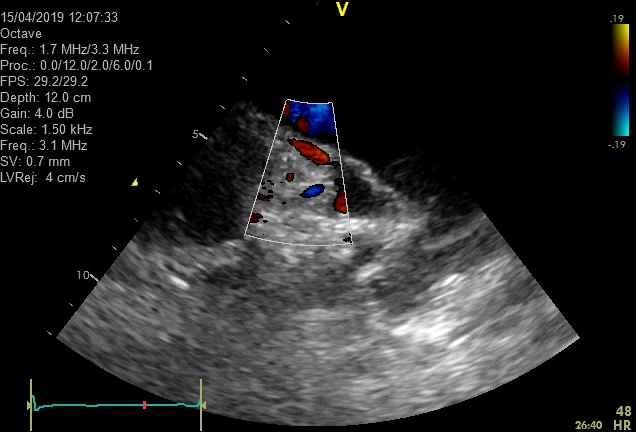
#> input picture us_data/frame23.jpg, 636 x 432 px
$ python colorVessel_v1.py
#> lines starting #> are read from the running program, lines starting #| are printed output that depends on the picture; after the words box and inside, x2 and y2 are one past the last pixel; in counts of white or black regions, pixels touching at a corner belong together
#> the answer given: us_data/frame23.jpg
#> further down, image is the input picture: shape (432, 636, 3); mean B, G, R 38, 37.8, 37.8
# import the necessary packages
from __future__ import print_function
from __future__ import division
import argparse
import cv2
import numpy as np
import os
from matplotlib import pyplot as plt
from mpl_toolkits.mplot3d import Axes3D
from matplotlib import cm
from matplotlib import colors
from sklearn.cluster import MeanShift, estimate_bandwidth
from itertools import compress
import math
import glob
import pandas as pd
import re
from tkinter import Tk
from tkinter.filedialog import askopenfilename

def pullScale(img, y = 50, h = 300, x = 0, w =300):
    # crop image scale
    # y,h,x,w = 50, 300, 0, 300
#> called with y = 50, h = 300, x = 0, w = 300
    imageSc = img[y:y+h, x:x+w]
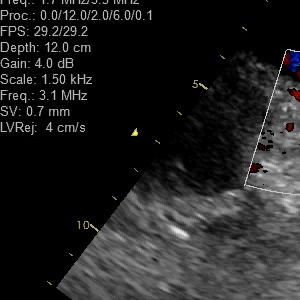
#> imageSc: shape (300, 300, 3); mean B, G, R 33.4, 33.3, 33.5
    # plt.imshow(imageSc)
    # extract ultrasound scale
    rows,cols, x = imageSc.shape
#> rows = 300; cols = 300; x = 3
    M = cv2.getRotationMatrix2D((cols/2,rows/2),37,1)
    dst = cv2.warpAffine(img,M,(cols,rows))
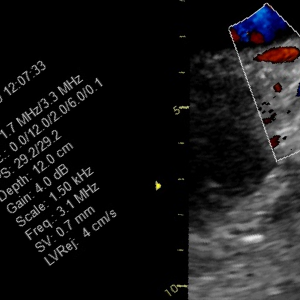
#> dst: shape (300, 300, 3); mean B, G, R 24.9, 23.9, 24.4
    y,h,x,w = 0, 300, 150, 50
    dstTest = dst[y:y+h, x:x+w]
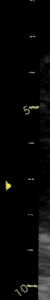
#> dstTest: shape (300, 50, 3); mean B, G, R 7, 7.5, 7.5
    y,h,x,w = 0, 300, 179, 8
    dst = dst[y:y+h, x:x+w]
    #plt.imshow(dst)
    # canny edge detection on scale
    dst_g=cv2.cvtColor(dst,cv2.COLOR_BGR2GRAY)
    edges = cv2.Canny(dst_g,50,150,apertureSize = 3)
    #plt.imshow(edges)
    #plt.savefig('cannyScale.png', dpi = 300)
    # pull scale x-y values
    value = edges.flatten()
#> value = 2400 values, max 255 at index 0, min 0 at index 2, mean 11.05
    y,x = np.indices(edges.shape).reshape(-1,len(value))
#> y = 2400 values from 0 to 299; x = 2400 values, max 7 at index 7, min 0 at index 0, mean 3.5
    x = x.astype(float); y = y.astype(float)
    for i in range(0,len(value)):
        if value[i] == 0:
            y[i] = np.nan
            x[i] = np.nan
    x = x[np.logical_not(np.isnan(x))]
#> x = 104 values, max 7 at index 43, min 0 at index 0, mean 2.62
    y = y[np.logical_not(np.isnan(y))]
#> y = 104 values from 0 to 287
    # cluster y values to find tick values
    Y = list(zip(y,np.zeros(len(y))))
#> Y = 104 pairs, first value 0 to 287, second value 0 to 0
    bandwidth = estimate_bandwidth(Y, quantile=0.1)
#> bandwidth = 11.01
    ms = MeanShift(bandwidth=bandwidth, bin_seeding=True)
    ms.fit(Y)
    labels = ms.labels_
#> labels = 104 values, max 8 at index 0, min 0 at index 36, mean 3.06
    cluster_centers = ms.cluster_centers_
#> cluster_centers = [[107.9, 0], [36, 0], [285.8, 0], [72, 0], [249.9, 0], [178.8, 0], [142.9, 0], [214.1, 0], [0.429, 0]]
    labels_unique = np.unique(labels)
#> labels_unique = [0, 1, 2, 3, 4, 5, 6, 7, 8]
    n_clusters_ = len(labels_unique)
#> n_clusters_ = 9
    # get and sort mean tick pixel values
    ticks = []
    for k in range(n_clusters_):
        my_members = labels == k
        ticks.append(np.mean(np.array(list(compress(Y, my_members)))[:,0]))
#> after the loop, ticks = [107.9, 36, 285.8, 72, 249.9, 178.8, 142.9, 214.1, 0.429]
    ticks = np.array(ticks)
    ticks = np.sort(ticks)
#> ticks = [0.429, 36, 72, 107.9, 142.9, 178.8, 214.1, 249.9, 285.8]
    # show predicted scale
    # plt.imshow(dstTest)
    # plt.hlines(ticks, xmin = 0, xmax = 20, color = 'white')
    # calculate mean difference between scales
    diffs = []
    for i in range(len(ticks)-1):
            diffs.append(ticks[i+1] - ticks[i])
#> this loop made 8 passes
#> after the loop, diffs = [35.57, 36, 35.9, 34.97, 35.88, 35.39, 35.76, 35.9]
    pixelPerCm = np.mean(diffs)
#> pixelPerCm = 35.67
    return pixelPerCm

# plot HSV spread on 3D plot
# [117 lines left out: functions hsvPlot, filterIm, cannyMain, angleRot, rotMain, flatMain and 3 more, not called in this run]

drawing = False # true if mouse is pressed
mode = True # if True, draw rectangle. Press 'm' to toggle to curve
ix,iy = -1,-1
x_, y_ = 0,0
# now let's initialize the list of reference point

# [18 lines left out: function shape_selection, not called in this run]

# construct the argument parser and parse the arguments
#ap = argparse.ArgumentParser()
#ap.add_argument("-i", "--image", required=True, help="Path to the image")
#args = vars(ap.parse_args())

# load the image, clone it, and setup the mouse callback function
Tk().withdraw() # we don't want a full GUI, so keep the root window from appearing
filename = askopenfilename(filetypes=[("JPG", "*.jpg"), ("PNG", "*.png"), ("All files", "*")]) # show an "Open" dialog box and return the path to the selected file
image = cv2.imread(filename)
clone = image.copy()
pxPerCm = pullScale(image)
#> pxPerCm = 35.67

def cropper(image):
    global cropping, mode, ix,iy,drawing,mode,x_,y_, r
    # keep looping until the 'q' key is pressed
    # initialize the list of reference points and boolean indicating
    # whether cropping is being performed or not
    temp_img = np.copy(image)
    #img = np.zeros((512,512,3), np.uint8)
    cv2.namedWindow("image", cv2.WINDOW_NORMAL)
    cv2.resizeWindow('image', 1200,1200)
    cv2.setMouseCallback("image", shape_selection)
    while (1):
        # display the image and wait for a keypress
        cv2.imshow("image", image)
        if not cv2.EVENT_MOUSEMOVE:
            copy = image.copy()
            # print('x_: , y_ : '.format(x_,y_))
            # print(x_)
            if mode == True:
                cv2.rectangle(copy,(ix,iy),(x_,y_),(0,255,0),1)
#> copy: shape (432, 636, 3); under 0.01% of pixels changed, all inside (x1, y1, x2, y2) = (0, 0, 1, 1)
                cv2.imshow('image',copy)
            else:
                cv2.circle(copy,(x_,y_),r,(0,0,255),1)
                cv2.imshow('image',copy)

        key = cv2.waitKey(1) & 0xFF
#> (key Esc is pressed here)

        # if the 'r' key is pressed, reset the cropping region
        if key == ord("r"):
            image = clone.copy()

        if key == ord('m'):
            mode = not mode

        # if the 'c' key is pressed, break from the loop
        elif key == ord("c"):
            break

    # if there are two reference points, then crop the region of interest
    # from teh image and display it


    roi = clone[iy:y_, ix:x_]
    cv2.namedWindow("ROI", cv2.WINDOW_NORMAL)
    cv2.resizeWindow('ROI', 300,300)
    cv2.imshow("ROI", roi)
    cv2.waitKey(0)
    return roi

drawing = False; ix,iy = -1,-1; x_, y_ = 0,0; cropping = False
roi = cropper(image)
roi = filterIm(roi)
hsvPlot(roi)

cv2.namedWindow("HSV", cv2.WINDOW_NORMAL)
cv2.moveWindow("HSV", 0,0)
cv2.resizeWindow('HSV', 600,600)
hsv = cv2.imread('hsv_image.png')
cv2.imshow("HSV", hsv)
#cv2.waitKey(0)

def callback(x):
    pass

cv2.namedWindow('Mask')
cv2.moveWindow("Mask", 100,650)
# create trackbars for color change
cv2.createTrackbar('lowHue1','Mask',0,255,callback)
cv2.createTrackbar('highHue1','Mask',75,255,callback)

cv2.createTrackbar('lowSat1','Mask',150,255,callback)
cv2.createTrackbar('highSat1','Mask',255,255,callback)

cv2.createTrackbar('lowVal1','Mask',0,255,callback)
cv2.createTrackbar('highVal1','Mask',255,255,callback)

cv2.createTrackbar('lowHue2','Mask',150,255,callback)
cv2.createTrackbar('highHue2','Mask',255,255,callback)

cv2.createTrackbar('lowSat2','Mask',175,255,callback)
cv2.createTrackbar('highSat2','Mask',255,255,callback)

cv2.createTrackbar('lowVal2','Mask',0,255,callback)
cv2.createTrackbar('highVal2','Mask',255,255,callback)
while(True):

    # get trackbar positions
    ilowH = cv2.getTrackbarPos('lowHue1', 'Mask')
    ihighH = cv2.getTrackbarPos('highHue1', 'Mask')
    ilowS = cv2.getTrackbarPos('lowSat1', 'Mask')
    ihighS = cv2.getTrackbarPos('highSat1', 'Mask')
    ilowV = cv2.getTrackbarPos('lowVal1', 'Mask')
    ihighV = cv2.getTrackbarPos('highVal1', 'Mask')

    ilowH2 = cv2.getTrackbarPos('lowHue2', 'Mask')
    ihighH2 = cv2.getTrackbarPos('highHue2', 'Mask')
    ilowS2 = cv2.getTrackbarPos('lowSat2', 'Mask')
    ihighS2 = cv2.getTrackbarPos('highSat2', 'Mask')
    ilowV2 = cv2.getTrackbarPos('lowVal2', 'Mask')
    ihighV2 = cv2.getTrackbarPos('highVal2', 'Mask')

    hsv = cv2.cvtColor(roi, cv2.COLOR_BGR2HSV)
    lower_hsv = np.array([ilowH, ilowS, ilowV])
    higher_hsv = np.array([ihighH, ihighS, ihighV])
    mask = cv2.inRange(hsv, lower_hsv, higher_hsv)

    lower_hsv2 = np.array([ilowH2, ilowS2, ilowV2])
    higher_hsv2 = np.array([ihighH2, ihighS2, ihighV2])
    mask2 = cv2.inRange(hsv, lower_hsv2, higher_hsv2)
    mask = cv2.bitwise_or(mask, mask2)
    frame = cv2.bitwise_and(roi, roi, mask=mask)

    # show thresholded image
    cv2.namedWindow("image", cv2.WINDOW_NORMAL)
    cv2.moveWindow("image", 700,0)
    cv2.resizeWindow('image', 1000,1000)
    cv2.imshow('image', frame)

    k = cv2.waitKey(1000) & 0xFF # large wait time to remove freezing
    if k == 113 or k == 27 or k == ord("c"):
        break
cv2.destroyAllWindows()


# drawing = False; ix,iy = -1,-1; x_, y_ = 0,0; cropping = False
# roi2 = cropper(frame)

# [23 lines left out: function cannyFun, not called in this run]

cv2.namedWindow("image", cv2.WINDOW_NORMAL)
cv2.moveWindow("image", 0,0)
cv2.resizeWindow('image', 400,400)
cv2.imshow('image', frame)
roi2Can = cannyFun(frame)
angle = angleRot(roi2Can)
rotRoi = rotMain(frame, angle)
cv2.namedWindow('rot', cv2.WINDOW_NORMAL)
cv2.resizeWindow('rot', 600,600)
cv2.moveWindow("rot", 0,300)
cv2.imshow('rot', rotRoi)
cv2.waitKey(0)
os.remove('hsv_image.png')
rotCan = cannyFun(rotRoi)

x,y = flatMain(rotCan)

# create trackbars for color change

cv2.namedWindow("select_vessel_length", cv2.WINDOW_NORMAL)
cv2.moveWindow("select_vessel_length", 0,700)
cv2.createTrackbar('cut1','select_vessel_length',0, 25,callback)
cv2.createTrackbar('cut2','select_vessel_length',10 ,60,callback)

while(True):

    # get trackbar positions
    cut1 = cv2.getTrackbarPos('cut1', 'select_vessel_length')
    cut2 = cv2.getTrackbarPos('cut2', 'select_vessel_length')
    x,y = flatMain(rotCan, cut1, cut2)

    # show thresholded image

    cv2.namedWindow("Flat", cv2.WINDOW_NORMAL)
    cv2.moveWindow("Flat", 0,0)
    cv2.resizeWindow('Flat', 600,600)
    hsv = cv2.imread('flat.png')
    cv2.imshow("Flat", hsv)
    k = cv2.waitKey(1000) & 0xFF # large wait time to remove freezing
    if k == 113 or k == 27 or k == ord("c"):
        break

saveData(filename, x, y, pxPerCm) #FN 10. Calculate and save diameter values


# close all open windows
cv2.destroyAllWindows()
